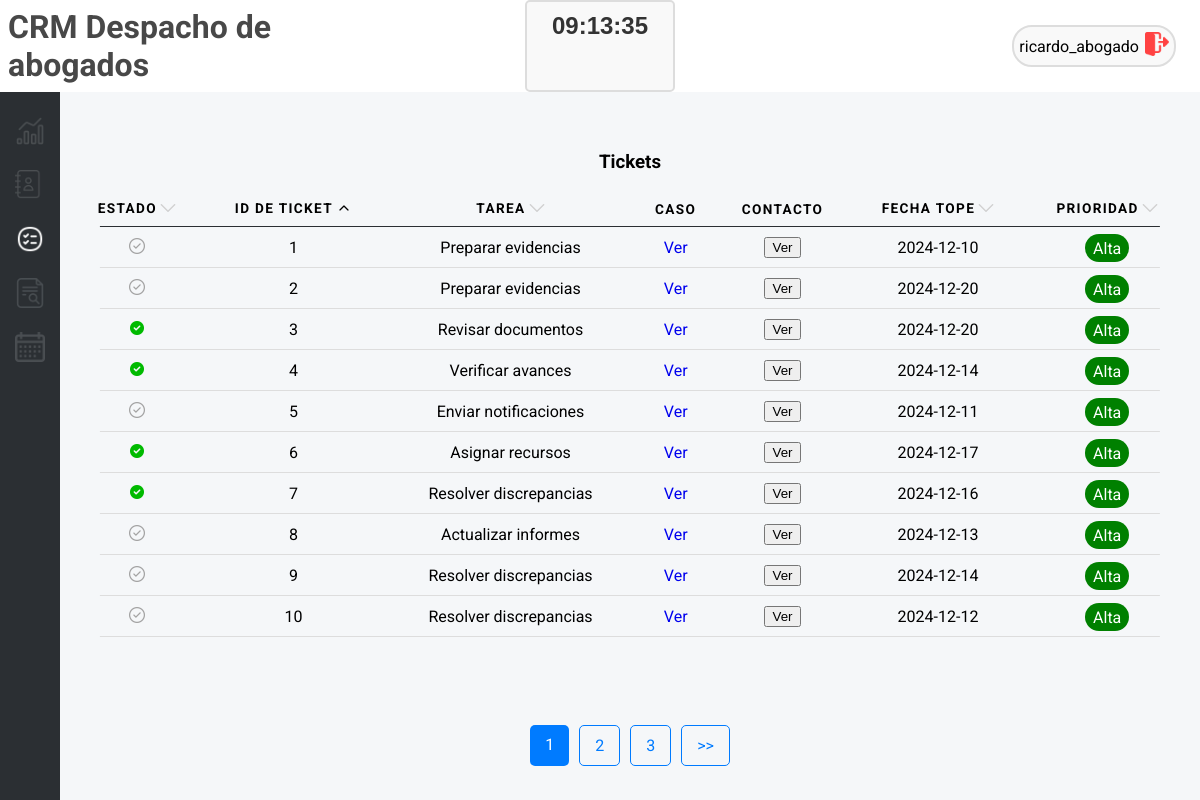
/tickets (signed in), run on the app's committed database.
### tables this page shows
CREATE TABLE tickets (
            id INTEGER PRIMARY KEY AUTOINCREMENT,
            asistente_id INTEGER,
            caso_id INTEGER,
            estado BOOLEAN NOT NULL DEFAULT 1, -- 1 para abierto, 0 para cerrado
            tarea VARCHAR(50),
            descripcion VARCHAR(200),
            nota TEXT CHECK(LENGTH(nota) <= 300), -- Limitar las notas a 300 caracteres
            fecha_tope TEXT, -- Nueva columna para la fecha límite
            fecha_creacion TEXT,
            fecha_cierre TEXT,
            FOREIGN KEY (asistente_id) REFERENCES asistentes(id),
            FOREIGN KEY (caso_id) REFERENCES casos(id)
        );

### app.py (the view)
@app.route('/tickets', defaults={'page': 1, 'order_by': 'id', 'order_direction': 'asc'})
@app.route('/tickets/page/<int:page>/<order_by>/<order_direction>')
@login_required
def tickets(page, order_by, order_direction):
    per_page = 10  # Número de registros por página
    offset = (page - 1) * per_page  # Calcular el desplazamiento
    tickets = get_records('tickets', order_by=order_by, order_direction=order_direction, limit=per_page, offset=offset)
    total_records = get_total_records('tickets')
    total_pages = (total_records + per_page - 1) // per_page  # Redondeo hacia arriba
    def calcular_prioridad(fecha_tope):
        if isinstance(fecha_tope, str):
            try:
                fecha_tope_obj = datetime.strptime(fecha_tope, '%Y-%m-%d %H:%M:%S')
                fecha_tope_obj = fecha_tope_obj.date()
                hoy = datetime.today().date()
                diferencia_dias = (fecha_tope_obj - hoy).days
                if diferencia_dias <= 3:
                    prioridad = 'Alta'
                elif diferencia_dias <= 7:
                    prioridad = 'Media'
                else:
                    prioridad = 'Baja'
                return prioridad
            except ValueError:
                print("Formato de fecha incorrecto. Asegúrate de que esté en formato 'YYYY-MM-DD HH:MM:SS'")
        else:
            print("Fecha tope no es una cadena de texto válida.")
    return render_template(
        "tickets.html",
        tickets=tickets,
        current_page=page,
        total_pages=total_pages,
        message="Tickets",
        order_by=order_by,
        order_direction=order_direction,
        fecha_tope = calcular_prioridad(tickets[7][7])
    )

### db_connection.py (called while the page is built)
def conectar():
    if 'db' not in g:
        try:
            g.db = sqlite3.connect(DATABASE)
            g.db.row_factory = sqlite3.Row
            print("Conexión exitosa a la base de datos")
        except sqlite3.Error as e:
            print(f"Error al conectar a la base de datos: {e}")
            g.db = None
    return g.db

def get_total_records(table_name):
    conn = conectar()
    cursor = conn.cursor()
    query = f"SELECT COUNT(*) FROM {table_name}"
    cursor.execute(query)
    total_records = cursor.fetchone()[0]
    return total_records

def get_records(table_name, order_by, order_direction='asc', limit=10, offset=0):
    conn = conectar()
    cursor = conn.cursor()
    if order_direction not in ['asc', 'desc']:
        order_direction = 'asc'
    query = f"SELECT * FROM {table_name} ORDER BY {order_by} {order_direction} LIMIT ? OFFSET ?"
    cursor.execute(query, (limit, offset))
    records = cursor.fetchall()
    return records

def login_required(f):
    @wraps(f)
    def decorated_function(*args, **kwargs):
        if 'username' not in session:
            return redirect('/login')
        return f(*args, **kwargs)
    return decorated_function

### templates/tickets.html (shortened to what this page needs)
{% include 'header.html' %}
<div id="tickets-tools">
  <div class="dashboard-content">
    <div class="table-top">
      <h3>{{ message }}</h3>
    </div>
    <table>
      <thead>
        <tr>
          <th scope="col">
            <span>Estado
              <a href="/tickets/page/{{ current_page }}/estado/{{ 'desc' if order_direction == 'asc' else 'asc' }}">
                <img class="filter"
                  src="{{ url_for('static', filename='up.png') if order_direction == 'asc' and order_by == 'estado' else (url_for('static', filename='down.png') if order_direction == 'desc' and order_by == 'estado' else url_for('static', filename='arrow-grey.png')) }}"
                  alt="Orden">
              </a>
            </span>
          </th>
          <th scope="col">
            <span>ID de Ticket
              <a href="/tickets/page/{{ current_page }}/id/{{ 'desc' if order_direction == 'asc' else 'asc' }}">
                <img class="filter"
                  src="{{ url_for('static', filename='up.png') if order_direction == 'asc' and order_by == 'id' else (url_for('static', filename='down.png') if order_direction == 'desc' and order_by == 'id' else url_for('static', filename='arrow-grey.png')) }}"
                  alt="Orden">
              </a>
            </span>
          </th>
          <th scope="col">
            <span>Tarea
              <a href="/tickets/page/{{ current_page }}/tarea/{{ 'desc' if order_direction == 'asc' else 'asc' }}">
                <img class="filter"
                  src="{{ url_for('static', filename='up.png') if order_direction == 'asc' and order_by == 'tarea' else (url_for('static', filename='down.png') if order_direction == 'desc' and order_by == 'tarea' else url_for('static', filename='arrow-grey.png')) }}"
                  alt="Orden">
              </a>
            </span>
          </th>
          <th scope="col">Caso</th>
          <th scope="col">Contacto</th>
          <th scope="col">
            <span>Fecha Tope
              <a href="/tickets/page/{{ current_page }}/fecha_tope/{{ 'desc' if order_direction == 'asc' else 'asc' }}">
                <img class="filter"
                  src="{{ url_for('static', filename='up.png') if order_direction == 'asc' and order_by == 'fecha_tope' else (url_for('static', filename='down.png') if order_direction == 'desc' and order_by == 'fecha_tope' else url_for('static', filename='arrow-grey.png')) }}"
                  alt="Orden">
              </a>
            </span>
          </th>
          <th scope="col">
            <span>Prioridad
              <a href="/tickets/page/{{ current_page }}/fecha_tope/{{ 'desc' if order_direction == 'asc' else 'asc' }}">
                <img class="filter"
                  src="{{ url_for('static', filename='up.png') if order_direction == 'asc' and order_by == 'fecha_tope' else (url_for('static', filename='down.png') if order_direction == 'desc' and order_by == 'fecha_tope' else url_for('static', filename='arrow-grey.png')) }}"
                  alt="Orden">
              </a>
            </span>
          </th>
        </tr>
      </thead>
      <tbody>
        {% for ticket in tickets %}
        <tr class="ticket-row">
          <td data-label="Estado"><img class="filter"
              src="{{ url_for('static', filename='check-green.png') if ticket[3] else url_for('static', filename='check-grey.png') }}"
              alt="Estado"></td>
          <td data-label="id">{{ ticket[0] }}</td>
          <td data-label="Tarea">{{ ticket[4] }}</td>
          <td data-label="Caso"><a href="/casos/{{ ticket['caso_id'] }}">Ver</a></td>
          <td data-label="Contacto"><button class="open-modal-btn">Ver</button></td>
          <td data-label="Fecha Tope">{{ ticket[7][:10] or 'No asignada' }}</td>
          <td data-label="Prioridad">
            <span
              class="estado {% if ticket['prioridad'] == 'Alta' %}rojo{% elif ticket['prioridad'] == 'Media' %}amarillo{% else %}verde{% endif %}">
              {{ fecha_tope }}
            </span>
          </td>
        </tr>
        {% endfor %}
      </tbody>
    </table>
    <section class="pagination">
          {% for page in range(1, total_pages + 1) %}
          <a href="/tickets/page/{{ page }}/{{ order_by }}/{{ order_direction }}"
            class="{% if page == current_page %}active{% endif %}">
            {{ page }}
          </a>
          {% endfor %}
          {% if current_page < total_pages %} <a
            href="/tickets/page/{{ current_page + 1 }}/{{ order_by }}/{{ order_direction }}">>>
      </a>
      {% endif %}
    </section>
  </div>
</div>
{% include 'footer.html' %}

### static/style.css (style rules this page uses)
body { background-color: #F5F7F9; font-family: "Roboto", sans-serif; height: 100vh; margin: 0; display: flex; flex-direction: column; }
a { text-decoration: none; }
th span { display: flex; justify-content: center; }
th span img { padding-left: 0.2rem; }
h3 { text-align: center; width: 100%; }
#tickets-tools { display: grid; }
.dashboard-content { display: flex; flex-direction: column; align-items: center; padding: 3vh 1vw; }
.estado { margin-top: 0.6rem; padding: 0.3rem 0.5rem; border-radius: 1rem; color: white; }
.verde { background-color: green; }
.filter { height: 1rem; width: auto; }
.table-top { display: flex; flex-direction: row; margin-top: 2vh; width: 100%; justify-content: space-between; }
table { border-collapse: collapse; margin: 0; padding: 0; width: 100%; }
table tr { position: relative; }
table tr::before { content: ''; position: absolute; bottom: 0; left: 50%; width: 95%; height: 1.5px; background-color: #ddd; transform: translateX(-50%); }
table th, table td { padding: .625em; text-align: center; }
table th { font-size: .85em; letter-spacing: .1em; text-transform: uppercase; }
.pagination { margin-top: auto; justify-self: flex-end; display: flex; padding: 10px; }
.pagination a { padding: 10px 15px; margin: 0 5px; text-decoration: none; color: #007bff; border: 1px solid #007bff; border-radius: 5px; transition: background-color 0.3s; }
.pagination a.active { background-color: #007bff; color: white; border: none; }

### static/calendar.css (style rules this page uses)
*, *:before, *:after { -moz-box-sizing: border-box; -webkit-box-sizing: border-box; box-sizing: border-box; }

### static/report.css (style rules this page uses)
*, *:before, *:after { -moz-box-sizing: border-box; -webkit-box-sizing: border-box; box-sizing: border-box; }
table thead tr::before { background-color: #2b2f33; }

### data on the page
tickets: id "1", tarea "Preparar evidencias", fecha_tope "2024-12-10", fecha_tope "Alta"
tickets: id "2", tarea "Preparar evidencias", fecha_tope "2024-12-20", fecha_tope "Alta"
tickets: id "3", tarea "Revisar documentos", fecha_tope "2024-12-20", fecha_tope "Alta"
tickets: id "4", tarea "Verificar avances", fecha_tope "2024-12-14", fecha_tope "Alta"
tickets: id "5", tarea "Enviar notificaciones", fecha_tope "2024-12-11", fecha_tope "Alta"
tickets: id "6", tarea "Asignar recursos", fecha_tope "2024-12-17", fecha_tope "Alta"
tickets: id "7", tarea "Resolver discrepancias", fecha_tope "2024-12-16", fecha_tope "Alta"
tickets: id "8", tarea "Actualizar informes", fecha_tope "2024-12-13", fecha_tope "Alta"
tickets: id "9", tarea "Resolver discrepancias", fecha_tope "2024-12-14", fecha_tope "Alta"
tickets: id "10", tarea "Resolver discrepancias", fecha_tope "2024-12-12", fecha_tope "Alta"

### other printed values
{{ session.get('username', 'Invitado') }} "ricardo_abogado"
{{ message }} "Tickets"
{{ page }} "1" "2" "3"
